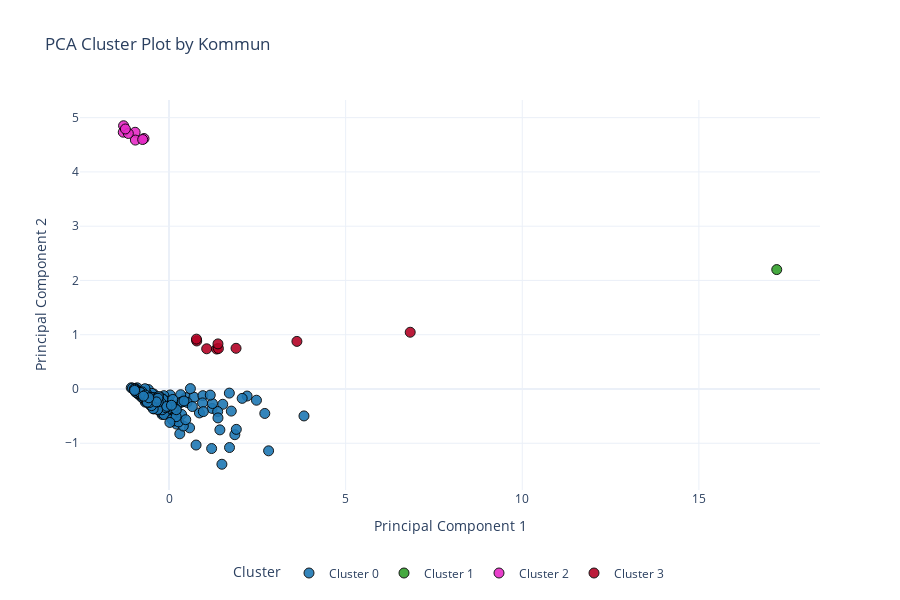

Here is the notebook cell this chart was saved with:
### Code cell
# Clustering Visualization using PCA (Principal Component Analysis)

# Using scaled DataFrame
df_viz = ikea_data_2.copy()  
pca = PCA(n_components=2)
pca_result = pca.fit_transform(ikea_data_scaled[num_cols])

# Adding PCA components to DataFrame
df_viz['PCA1'] = pca_result[:, 0]
df_viz['PCA2'] = pca_result[:, 1]

# Ensuring 'Cluster' is treated as categorical 
df_viz['Cluster'] = df_viz['Cluster'].astype(str)  # Critical for color mapping

# Cluster labels
cluster_labels = {
    '0': 'Cluster 0',
    '1': 'Cluster 1',
    '2': 'Cluster 2',
    '3': 'Cluster 3'
    
}
df_viz['Cluster_Label'] = df_viz['Cluster'].map(cluster_labels)

label_order = [
    'Cluster 0',
    'Cluster 1',
    'Cluster 2',
    'Cluster 3'
]

# Custom colors, with Cluster 0 set to a blue
custom_colors = ['#1f78b4',   
                 '#33a02c', 
                 '#e62bc6',
                 '#b40426']  
                  
                  
# Creating the interactive PCA plot
fig = px.scatter(
    df_viz,
    x='PCA1',
    y='PCA2',
    color='Cluster_Label',
    category_orders={"Cluster_Label": label_order},
    color_discrete_sequence=custom_colors,  
    hover_name='Kommun_name',
    title='PCA Cluster Plot by Kommun',
    width=900,
    height=600,
    opacity=0.9  # Slightly transparent for overlap clarity
)

# Enhance marker visibility
fig.update_traces(
    marker=dict(
        size=10,
        line=dict(width=1, color='black'),  # Black borders for contrast
        opacity=0.9
    )
)

# Improve layout readability
fig.update_layout(
    xaxis_title='Principal Component 1',
    yaxis_title='Principal Component 2',
    legend_title='Cluster',
    template='plotly_white',
    font=dict(size=12),
    legend=dict(
        orientation="h",  # Horizontal legend
        yanchor="bottom",
        y=-0.25,
        xanchor="center",
        x=0.5
    )
)

# Displaying plot
fig.show()

### Figure 1 — Plotly figure (JSON) as saved in the notebook; plotly's stock layout.template omitted (floating-point values rounded to 4 significant figures; data arrays with more than 128 entries replaced by an {"elided": "..."} marker saying what was removed)
{"data": [{"hovertemplate": "<b>%{hovertext}</b><br><br>Cluster_Label=Cluster 0<br>PCA1=%{x}<br>PCA2=%{y}<extra></extra>", "hovertext": {"elided": "189 str values"}, "legendgroup": "Cluster 0", "marker": {"color": "#1f78b4", "line": {"color": "black", "width": 1}, "opacity": 0.9, "size": 10, "symbol": "circle"}, "mode": "markers", "name": "Cluster 0", "orientation": "v", "showlegend": true, "type": "scatter", "x": {"elided": "189 float values"}, "xaxis": "x", "y": {"elided": "189 float values"}, "yaxis": "y"}, {"hovertemplate": "<b>%{hovertext}</b><br><br>Cluster_Label=Cluster 1<br>PCA1=%{x}<br>PCA2=%{y}<extra></extra>", "hovertext": ["Stockholm"], "legendgroup": "Cluster 1", "marker": {"color": "#33a02c", "line": {"color": "black", "width": 1}, "opacity": 0.9, "size": 10, "symbol": "circle"}, "mode": "markers", "name": "Cluster 1", "orientation": "v", "showlegend": true, "type": "scatter", "x": [17.2], "xaxis": "x", "y": [2.2], "yaxis": "y"}, {"hovertemplate": "<b>%{hovertext}</b><br><br>Cluster_Label=Cluster 2<br>PCA1=%{x}<br>PCA2=%{y}<extra></extra>", "hovertext": ["Haparanda", "Tanum", "Dals-Ed", "Strömstad", "Eda", "Torsby", "Årjäng", "Arvika"], "legendgroup": "Cluster 2", "marker": {"color": "#e62bc6", "line": {"color": "black", "width": 1}, "opacity": 0.9, "size": 10, "symbol": "circle"}, "mode": "markers", "name": "Cluster 2", "orientation": "v", "showlegend": true, "type": "scatter", "x": [-0.9595, -0.9519, -1.296, -0.7085, -1.287, -1.152, -1.235, -0.7461], "xaxis": "x", "y": [4.731, 4.587, 4.732, 4.615, 4.851, 4.708, 4.791, 4.597], "yaxis": "y"}, {"hovertemplate": "<b>%{hovertext}</b><br><br>Cluster_Label=Cluster 3<br>PCA1=%{x}<br>PCA2=%{y}<extra></extra>", "hovertext": ["Oxelösund", "Gotland", "Ronneby", "Karlshamn", "Malmö", "Helsingborg", "Trelleborg", "Lysekil", "Hallsberg"], "legendgroup": "Cluster 3", "marker": {"color": "#b40426", "line": {"color": "black", "width": 1}, "opacity": 0.9, "size": 10, "symbol": "circle"}, "mode": "markers", "name": "Cluster 3", "orientation": "v", "showlegend": true, "type": "scatter", "x": [0.7843, 1.897, 1.348, 1.398, 6.828, 3.621, 1.386, 1.066, 0.7764], "xaxis": "x", "y": [0.8852, 0.7501, 0.7363, 0.7461, 1.046, 0.8774, 0.831, 0.741, 0.919], "yaxis": "y"}], "layout": {"font": {"size": 12}, "height": 600, "legend": {"orientation": "h", "title": {"text": "Cluster"}, "tracegroupgap": 0, "x": 0.5, "xanchor": "center", "y": -0.25, "yanchor": "bottom"}, "title": {"text": "PCA Cluster Plot by Kommun"}, "width": 900, "xaxis": {"anchor": "y", "domain": [0, 1], "title": {"text": "Principal Component 1"}}, "yaxis": {"anchor": "x", "domain": [0, 1], "title": {"text": "Principal Component 2"}}}}
